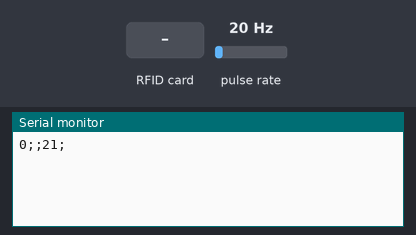
The sketch below on a simulated Arduino Uno, built with avr-gcc and run on an emulated ATmega328P. Parts: the last lines printed to the serial monitor. Wiring (inferred from the names in the program): pulse sensor: data pin 2. Inputs (shaded band) come from the test bench; at power-on: pulse rate 20 Hz.

Above: at 1.2 s.
1.3 s: RFID card 5E 7A 19 C4 held to the reader
At 2.8 s:
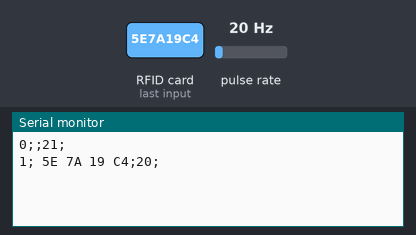
4.5 s: pulse rate (sensor on pin 2) set to 4 Hz
At 5.8 s:
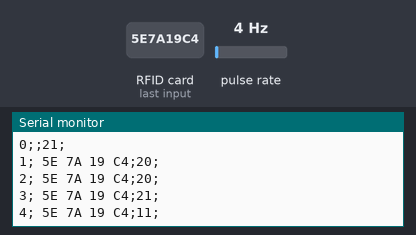
6.0 s: pulse rate (sensor on pin 2) set to 50 Hz
At 6.5 s:
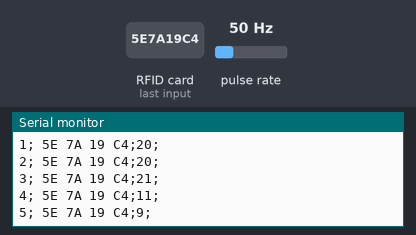
Timing chart, 0 to 9.0 s (numbered marks = the images above; inputs shaded):
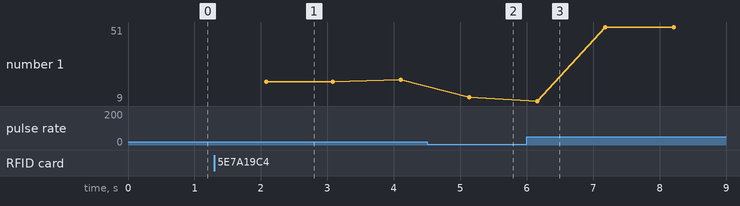

The sketch:

sketch_sep28a.ino
```cpp
#include <SPI.h>
#include <MFRC522.h>

#define SS_PIN 10
#define RST_PIN 9

MFRC522 mfrc522(SS_PIN, RST_PIN);        // Create MFRC522 instance.
MFRC522::MIFARE_Key key;

int i;
int newtag[14] = { 0,0,0,0,0,0,0,0,0,0,0,0,0,0};
int data1 = 0;

volatile int NbTopsFan; //measuring the rising edges of the signal
volatile int Volume;
int Calc;
int Vol; int iter;
int hallsensor = 2; //The pin location of the sensor
void rpm () //This is the function that the interupt calls
{
//NbTopsFan++; //This function measures the rising and falling edge of the hall effect sensors signal
Volume++;

}


void setup()
{

  Serial.begin(9600);  // start serial to PC
  iter=0;
  pinMode(hallsensor, INPUT); //initializes digital pin 2 as an input
//digitalWrite(hallsensor, HIGH); // turn on pullup resistors

attachInterrupt(0, rpm, RISING); //and the interrupt is attached

SPI.begin();               // Init SPI bus
        mfrc522.PCD_Init();        // Init MFRC522 card

        // Prepare key - all keys are set to FFFFFFFFFFFFh at chip delivery from the factory.
        for (byte i = 0; i < 6; i++) {
                key.keyByte[i] = 0xFF;
        }
}


void loop()
{
  NbTopsFan = 0; //Set NbTops to 0 ready for calculations
sei(); //Enables interrupts
delay (1000); //Wait 1 second
cli(); //Disable interrupts
//Calc = (NbTopsFan * 60 / 7.5); //(Pulse frequency x 60) / 7.5Q, = flow rate in L/hour
//Vol = Volume / 7.5;

Serial.print (iter++, DEC); Serial.print(";");


        // Look for new cards, and select one if present
        if ( ! mfrc522.PICC_IsNewCardPresent() || ! mfrc522.PICC_ReadCardSerial() ) {
            delay(50);
           // return;
        }

        // Now a card is selected. The UID and SAK is in mfrc522.uid.

        // Dump UID
        //Serial.print(F("Card UID:"));
        for (byte i = 0; i < mfrc522.uid.size; i++) {
                Serial.print(mfrc522.uid.uidByte[i] < 0x10 ? " 0" : " ");
                Serial.print(mfrc522.uid.uidByte[i], HEX);
        }
       Serial.print(";");


//for (int z = 0 ; z < 14 ; z++) // read the rest of the tag
  //  {Serial.print(newtag[z], DEC);    }Serial.print(";");

Serial.print (Volume, DEC); //Prints the number calculated above
Serial.println (";\r\n");
Volume=0;
Serial.println("");
}
```

Measured:
- after the input at 1.3 s, the serial monitor: prints a new line after 0.78 s (image 1)
- after the input at 4.5 s, the serial monitor: prints a new line after 0.63 s (image 2)
- after the input at 6.0 s, the serial monitor: prints a new line after 0.16 s (image 3)
- plotted number 1: 21 → 11 after the input at 4.5 s, 11 → 51 after the input at 6.0 s
